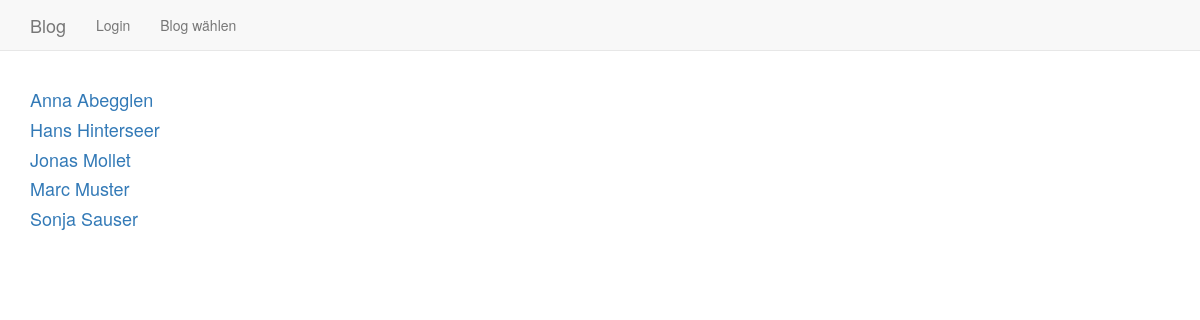
Before: /index.php?function=blogs&bid=0 with the older database file.
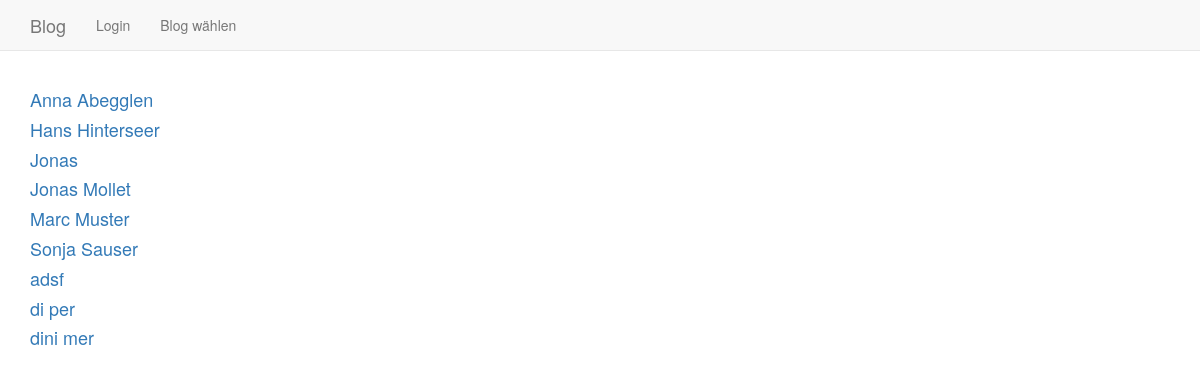
After: the same page with the newer database file.
### tables this page shows
CREATE TABLE "user" (
	`uid`	INTEGER PRIMARY KEY AUTOINCREMENT,
	`name`	TEXT,
	`email`	TEXT NOT NULL UNIQUE,
	`password`	TEXT NOT NULL,
	`role`	INTEGER NOT NULL
);

### include/functions_db.php (called while the page is built, shortened)
<?php
  function getUserNames() {
	$alle = [];
	$db = getValue('cfg_db');
	$users = $db->query("SELECT uid, name, email FROM user ORDER BY name, email");
	while ($user = $users->fetchArray()) {
	  $alle[] = $user;
	}
	return $alle;
  }
?>

### blogs.php (the view)
<?php
  $blogs = getUserNames();
  foreach ($blogs as $blog) {
    if ($blogId == $blog['uid']){
      $color = "red";
    } else {
      $color = '';
    }
	?>
		<div><a href="index.php?function=entries_public&bid=<?=$blog['uid']; ?>"><h4 style='color: <?= $color ?>'> <?= $blog['name']; ?> </h4></a></div>
<?php
  }
	?>

### index.php (shortened to what this page needs)
<?php
  require_once("include/functions.php");
  require_once("include/functions_db.php");
  if (isset($_GET['function'])) $function = $_GET['function'];
  else $function = "login";
  if (isset($_GET['bid'])) $blogId = $_GET['bid'];
  else $blogId = 0;
?>
<!DOCTYPE html>
<html lang="de">
<head>
  <link href="css/bootstrap.min.css" rel="stylesheet" />
</head>
<body>
  <nav class="navbar navbar-default navbar-fixed-top">
	<div class="container">
      <div class="navbar-header">
		<a class="navbar-brand"><?= getMenuTitle($blogId); ?></a>
      </div>
      <ul class="nav navbar-nav">
		<?= getMenu($blogId); ?>
      </ul>
	</div>
  </nav>
  <div class="container" style="margin-top:80px">
  <?php
	require_once("$function.php");
  ?>
  </div>
</body>
</html>

### include/functions.php (shortened to what this page needs)
<?php
  function getMenuTitle ($blogId){
    if ($blogId > 0) return "Blog von ".getUserName($blogId);
    else return "Blog";
  }
  function getMenu($blogId){
    if ($blogId >= 0) {
      if (!isset($_SESSION['uid'])){
        echo "<li><a href='index.php?function=login&bid=$blogId'>Login</a></li>";
      }
    echo "<li><a href='index.php?function=blogs&bid=$blogId'>Blog wählen</a></li>";
    }
    else {
      $blogId = 0;
    }
  }
?>

Changed rows visible on the page:
added user: name "Jonas"
added user: name "adsf"
added user: name "di per"
added user: name "dini mer"
